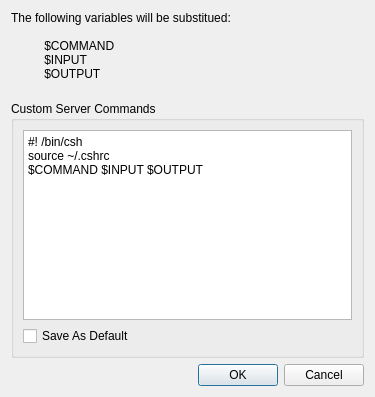
<?xml version="1.0" encoding="UTF-8"?>
<ui version="4.0">
 <class>PBSConfigurator</class>
 <widget class="QDialog" name="PBSConfigurator">
  <property name="geometry">
   <rect>
    <x>0</x>
    <y>0</y>
    <width>375</width>
    <height>397</height>
   </rect>
  </property>
  <property name="sizePolicy">
   <sizepolicy hsizetype="Preferred" vsizetype="Preferred">
    <horstretch>0</horstretch>
    <verstretch>0</verstretch>
   </sizepolicy>
  </property>
  <property name="windowTitle">
   <string>Custom Options</string>
  </property>
  <layout class="QVBoxLayout" name="verticalLayout_2">
   <item>
    <widget class="QLabel" name="label">
     <property name="text">
      <string>The following variables will be substitued:

          $COMMAND
          $INPUT
          $OUTPUT
</string>
     </property>
    </widget>
   </item>
   <item>
    <widget class="QGroupBox" name="groupBox">
     <property name="toolTip">
      <string>These appear in the PBS submission script exactly as entered.  
Additional resource requests should be prepended by the #PBS 
directive.</string>
     </property>
     <property name="title">
      <string>Custom Server Commands</string>
     </property>
     <layout class="QVBoxLayout" name="verticalLayout">
      <item>
       <widget class="QPlainTextEdit" name="customCommands">
        <property name="plainText">
         <string>#! /bin/csh
source ~/.cshrc
$COMMAND $INPUT $OUTPUT</string>
        </property>
       </widget>
      </item>
      <item>
       <widget class="QCheckBox" name="save">
        <property name="text">
         <string>Save As Default</string>
        </property>
       </widget>
      </item>
     </layout>
    </widget>
   </item>
   <item>
    <widget class="QDialogButtonBox" name="buttonBox">
     <property name="orientation">
      <enum>Qt::Horizontal</enum>
     </property>
     <property name="standardButtons">
      <set>QDialogButtonBox::Cancel|QDialogButtonBox::Ok</set>
     </property>
    </widget>
   </item>
  </layout>
 </widget>
 <resources/>
 <connections>
  <connection>
   <sender>buttonBox</sender>
   <signal>rejected()</signal>
   <receiver>PBSConfigurator</receiver>
   <slot>reject()</slot>
   <hints>
    <hint type="sourcelabel">
     <x>316</x>
     <y>260</y>
    </hint>
    <hint type="destinationlabel">
     <x>286</x>
     <y>274</y>
    </hint>
   </hints>
  </connection>
 </connections>
</ui>
